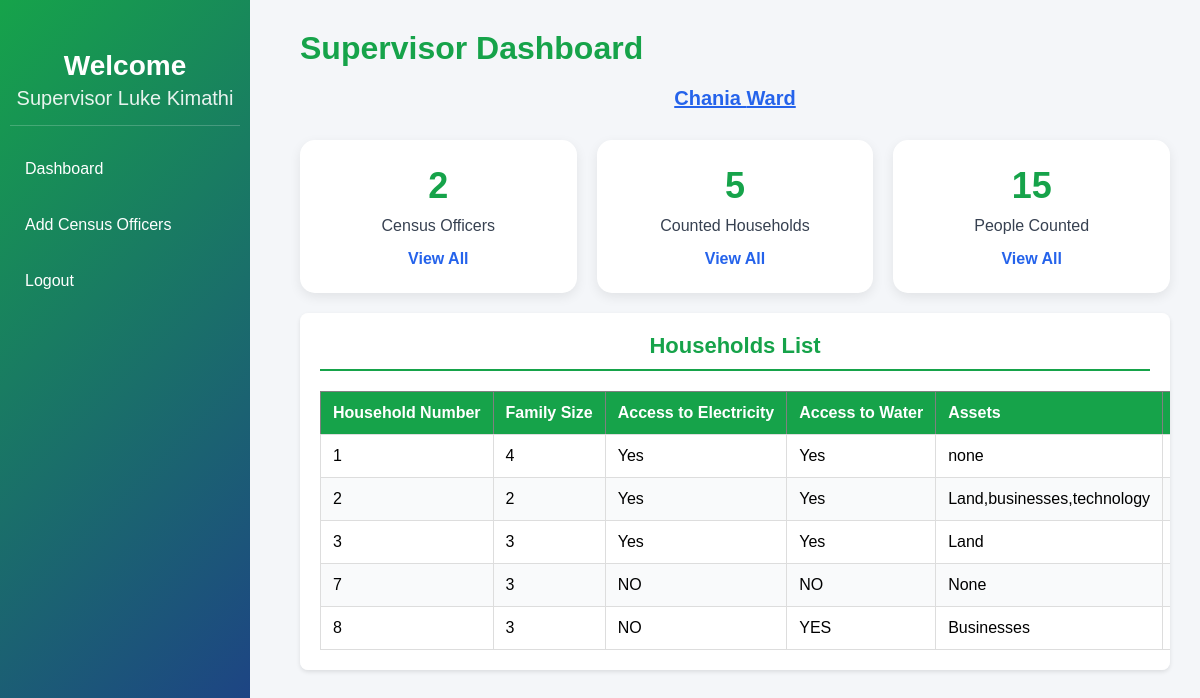
/supervisordashboardreport.php?page=viewhousehold (signed in), run on the app's committed database.
### tables this page shows
CREATE TABLE `supervisor` (
  `supervisor_id` int NOT NULL AUTO_INCREMENT,
  `fname` varchar(50) NOT NULL,
  `lname` varchar(50) NOT NULL,
  `phone_number` varchar(15) NOT NULL,
  `email` varchar(50) NOT NULL,
  `national_id` varchar(20) NOT NULL,
  `ward_id` int DEFAULT NULL,
  `user_id` int DEFAULT NULL,
  PRIMARY KEY (`supervisor_id`),
  UNIQUE KEY `phone_number` (`phone_number`),
  UNIQUE KEY `email` (`email`),
  UNIQUE KEY `national_id` (`national_id`),
  KEY `ward_id` (`ward_id`),
  KEY `user_id` (`user_id`),
  CONSTRAINT `supervisor_ibfk_1` FOREIGN KEY (`ward_id`) REFERENCES `ward` (`ward_id`),
  CONSTRAINT `supervisor_ibfk_2` FOREIGN KEY (`user_id`) REFERENCES `users` (`user_id`)
);

CREATE TABLE `ward` (
  `ward_id` int NOT NULL AUTO_INCREMENT,
  `ward_name` varchar(50) NOT NULL,
  `subcounty_id` int DEFAULT NULL,
  PRIMARY KEY (`ward_id`),
  KEY `subcounty_id` (`subcounty_id`),
  CONSTRAINT `ward_ibfk_1` FOREIGN KEY (`subcounty_id`) REFERENCES `subcounty` (`subcounty_id`)
);

CREATE TABLE `household` (
  `household_id` int NOT NULL AUTO_INCREMENT,
  `censusofficer_id` int DEFAULT NULL,
  `family_size` int NOT NULL,
  `access_to_electricity` varchar(20) NOT NULL,
  `access_to_water` varchar(20) NOT NULL,
  `assets` varchar(255) NOT NULL,
  `residential_status` varchar(50) NOT NULL,
  PRIMARY KEY (`household_id`),
  KEY `censusofficer_id` (`censusofficer_id`),
  CONSTRAINT `household_ibfk_1` FOREIGN KEY (`censusofficer_id`) REFERENCES `census_officer` (`censusofficer_id`)
);

### supervisordashboardreport.php (the view, shortened to what this page needs)
<?php
include 'connect.php';
$user_id = $_SESSION['user_id'];
$page = $_GET['page'] ?? 'home';
$sql_supervisor="SELECT fname,lname FROM SUPERVISOR WHERE user_id = '$user_id'";
$result_supervisor=mysqli_query($conn,$sql_supervisor);
$supervisor_row = mysqli_fetch_assoc($result_supervisor);
$supervisor_name = ($supervisor_row['fname'] ?? '') . ' ' . ($supervisor_row['lname'] ?? '');
$sql_ward="SELECT WARD.ward_name FROM SUPERVISOR JOIN WARD ON SUPERVISOR.ward_id = WARD.ward_id WHERE SUPERVISOR.user_id = '$user_id'";
$result_ward=mysqli_query($conn,$sql_ward);
$ward_row = mysqli_fetch_assoc($result_ward);
$ward_name = $ward_row['ward_name'] ?? 'ward';
$sql_censusofficer = "SELECT
    CENSUS_OFFICER.censusofficer_id,
    CENSUS_OFFICER.fname,
    CENSUS_OFFICER.lname,
    WARD.ward_name
FROM CENSUS_OFFICER
JOIN SUPERVISOR
ON CENSUS_OFFICER.supervisor_id = SUPERVISOR.supervisor_id
JOIN WARD
ON SUPERVISOR.ward_id = WARD.ward_id
WHERE WARD.ward_id = (SELECT ward_id FROM SUPERVISOR WHERE user_id = '$user_id')";
$result_censusofficer = mysqli_query($conn, $sql_censusofficer);
$sql_household = "SELECT
    HOUSEHOLD.household_id,
    HOUSEHOLD.family_size,
    HOUSEHOLD.access_to_electricity,
    HOUSEHOLD.access_to_water,
    HOUSEHOLD.assets,
    HOUSEHOLD.residential_status,
    CONCAT(CENSUS_OFFICER.fname, ' ', CENSUS_OFFICER.lname) AS census_officer
FROM HOUSEHOLD
JOIN CENSUS_OFFICER
ON HOUSEHOLD.censusofficer_id = CENSUS_OFFICER.censusofficer_id
JOIN SUPERVISOR
ON CENSUS_OFFICER.supervisor_id = SUPERVISOR.supervisor_id
JOIN WARD
ON SUPERVISOR.ward_id = WARD.ward_id
WHERE WARD.ward_id = (SELECT ward_id FROM SUPERVISOR WHERE user_id = '$user_id')";
$result_household = mysqli_query($conn, $sql_household);
$sql_person = "SELECT PERSON.*
FROM PERSON
JOIN HOUSEHOLD
ON PERSON.household_id = HOUSEHOLD.household_id
JOIN CENSUS_OFFICER
ON HOUSEHOLD.censusofficer_id = CENSUS_OFFICER.censusofficer_id
JOIN SUPERVISOR
ON CENSUS_OFFICER.supervisor_id = SUPERVISOR.supervisor_id
JOIN WARD
ON SUPERVISOR.ward_id = WARD.ward_id
WHERE WARD.ward_id = (SELECT ward_id FROM SUPERVISOR WHERE user_id = '$user_id')";
$result_person = mysqli_query($conn, $sql_person);
$sql_person_filter = "SELECT
    PERSON.*,
    WARD.ward_name,
    SUBCOUNTY.subcounty_name
FROM PERSON
JOIN HOUSEHOLD
ON PERSON.household_id = HOUSEHOLD.household_id
JOIN CENSUS_OFFICER
ON HOUSEHOLD.censusofficer_id = CENSUS_OFFICER.censusofficer_id
JOIN SUPERVISOR
ON CENSUS_OFFICER.supervisor_id = SUPERVISOR.supervisor_id
JOIN WARD
ON SUPERVISOR.ward_id = WARD.ward_id
JOIN SUBCOUNTY
ON WARD.subcounty_id = SUBCOUNTY.subcounty_id
WHERE 1=1
AND WARD.ward_id = (SELECT ward_id FROM SUPERVISOR WHERE user_id = '$user_id')";
 if($page == 'viewcensusofficer') {
    $result_censusofficer = mysqli_query($conn, $sql_censusofficer);
}
else if($page == 'viewhousehold') {
    $result_household= mysqli_query($conn, $sql_household);
}
else if($page == 'viewpeople') {
    $result_person= mysqli_query($conn, $sql_person_filter);
}
?>
<!DOCTYPE html>
<html lang="en">
<head>
    <link rel="stylesheet" href="commissionerdashboard.css">
</head>
<body>
<div class="sidebar">
    <div class="logo">
        <h2>Welcome</h2>
          <p>Supervisor <?= $supervisor_name ?></p>
    </div>
    <ul class="menu">
        <li><a href="supervisordashboard.php">Dashboard</a></li>
        <li><a href="supervisordashboard.php?page=censusofficer">Add Census Officers</a></li>
        <li><a href="homepage.html">Logout</a></li>
    </ul>
</div>
<div class="main">
 <?php if ($page == 'home' || $page == 'viewsubcounty' || $page == 'viewward' || $page == 'viewsupervisor' || $page == 'viewcensusofficer' || $page == 'viewhousehold' || $page == 'viewpeople'): ?>
    <div class="header">
        <h1>Supervisor Dashboard</h1>
         <p><u><?=$ward_name?> Ward</u></p>
    </div>
    <div class="cards">
        <div class="card">
            <h2><?= mysqli_num_rows($result_censusofficer) ?></h2>
            <p>Census Officers</p>
            <a href="supervisordashboardreport.php?page=viewcensusofficer">View All</a>
        </div>
        <div class="card">
            <h2><?= mysqli_num_rows($result_household) ?></h2>
            <p>Counted Households</p>
            <a href="supervisordashboardreport.php?page=viewhousehold">View All</a>
        </div>
        <div class="card">
            <h2><?= mysqli_num_rows($result_person) ?></h2>
            <p>People Counted</p>
            <a href="supervisordashboardreport.php?page=viewpeople">View All</a>
        </div>
    </div>
 <?php endif; ?>
    <?php if($page == 'viewhousehold'): ?>
        <div class="table-section">
            <h3>Households List</h3>
            <table border="1">
                <thead>
                    <tr>
                        <th>Household Number</th>
                        <th>Family Size</th>
                        <th> Access to Electricity</th>
                        <th>Access to Water</th>
                        <th>Assets</th>
                        <th>Residential Status</th>
                    </tr>
                </thead>
                <tbody>
                    <?php if(mysqli_num_rows($result_household) > 0): ?>
                        <?php while($row = mysqli_fetch_assoc($result_household)): ?>
                            <tr>
                             <td><?= $row['household_id'] ?></td>
                                <td><?= $row['family_size'] ?></td>
                                <td><?= $row['access_to_electricity'] ?></td>
                                <td><?= $row['access_to_water'] ?></td>
                                <td><?= $row['assets'] ?></td>
                                <td><?= $row['residential_status'] ?></td>
                            </tr>
                        <?php endwhile; ?>
                    <?php else: ?>
                        <tr>
                            <td colspan="8">No households found</td>
                        </tr>
                    <?php endif; ?>
                </tbody>
            </table>
        </div>
    <?php endif; ?>
</div>
</body>
</html>

### commissionerdashboard.css (style rules this page uses)
* { margin: 0; padding: 0; box-sizing: border-box; font-family: Arial, Helvetica, sans-serif; }
body { background: #f4f6f9; display: flex; min-height: 100vh; }
.sidebar { width: 250px; min-height: 100vh; background: linear-gradient(135deg, #16a34a, #1e3a8a); color: white; padding: 10px; position: fixed; left: 0; top: 0; }
.main h2 { color: #15803d; text-align: center; }
.logo { text-align: center; margin-top: 40px; padding-bottom: 15px; border-bottom: 1px solid rgba(255, 255, 255, 0.2); }
.logo h2 { font-size: 28px; margin-bottom: 5px; }
.logo p { font-size: 20px; opacity: 0.9; }
.menu { list-style: none; margin-top: 20px; }
.menu li { padding: 14px 15px; margin-bottom: 10px; border-radius: 8px; cursor: pointer; transition: 0.3s; }
.menu li a { display: block; padding: 14px 15px; margin: -14px -15px; border-radius: 8px; cursor: pointer; transition: 0.3s; text-decoration: none; color: white; }
.main { margin-left: 270px; width: calc(100% - 270px); padding: 30px; min-height: 100vh; }
.header { margin-bottom: 30px; }
.header h1 { font-size: 32px; color: #16a34a; }
.header p { color: #2563eb; font-size: 20px; text-align: center; margin-top: 20px; font-weight: bold; }
.cards { display: grid; grid-template-columns: repeat(auto-fit, minmax(220px, 1fr)); gap: 20px; margin: 20px 0; }
.card { background: white; padding: 25px; border-radius: 15px; text-align: center; box-shadow: 0 4px 12px rgba(0, 0, 0, 0.08); transition: 0.3s; }
.card h2 { color: #16a34a; font-size: 36px; margin-bottom: 10px; }
.card p { color: #374151; font-size: 16px; margin-bottom: 15px; }
.card a { text-decoration: none; color: #2563eb; font-weight: bold; }
.table-section { background: white; border-radius: 8px; padding: 20px; margin: 20px auto; box-shadow: 0 2px 4px rgba(0, 0, 0, 0.1); overflow-x: auto; max-width: 100%; }
.table-section h3 { color: #16a34a; margin-bottom: 20px; text-align: center; font-size: 22px; border-bottom: 2px solid #16a34a; padding-bottom: 10px; }
.table-section table { width: 100%; border-collapse: collapse; margin: 0 auto; }
.table-section th { background: #16a34a; color: white; padding: 12px; text-align: left; font-weight: bold; white-space: nowrap; }
.table-section td { padding: 12px; border: 1px solid #ddd; }
.table-section tr:nth-child(even) { background: #f9fafb; }

### data on the page
supervisor: supervisor_name "Luke Kimathi"
ward: ward_name "Chania"
household: household_id "1", family_size "4", access_to_electricity "Yes", access_to_water "Yes", assets "none"
household: household_id "2", family_size "2", access_to_electricity "Yes", access_to_water "Yes", assets "Land,businesses,technology"
household: household_id "3", family_size "3", access_to_electricity "Yes", access_to_water "Yes", assets "Land"
household: household_id "7", family_size "3", access_to_electricity "NO", access_to_water "NO", assets "None"
household: household_id "8", family_size "3", access_to_electricity "NO", access_to_water "YES", assets "Businesses"

### other printed values
mysqli_num_rows($result_censusofficer) "2"
mysqli_num_rows($result_household) "5"
mysqli_num_rows($result_person) "15"
